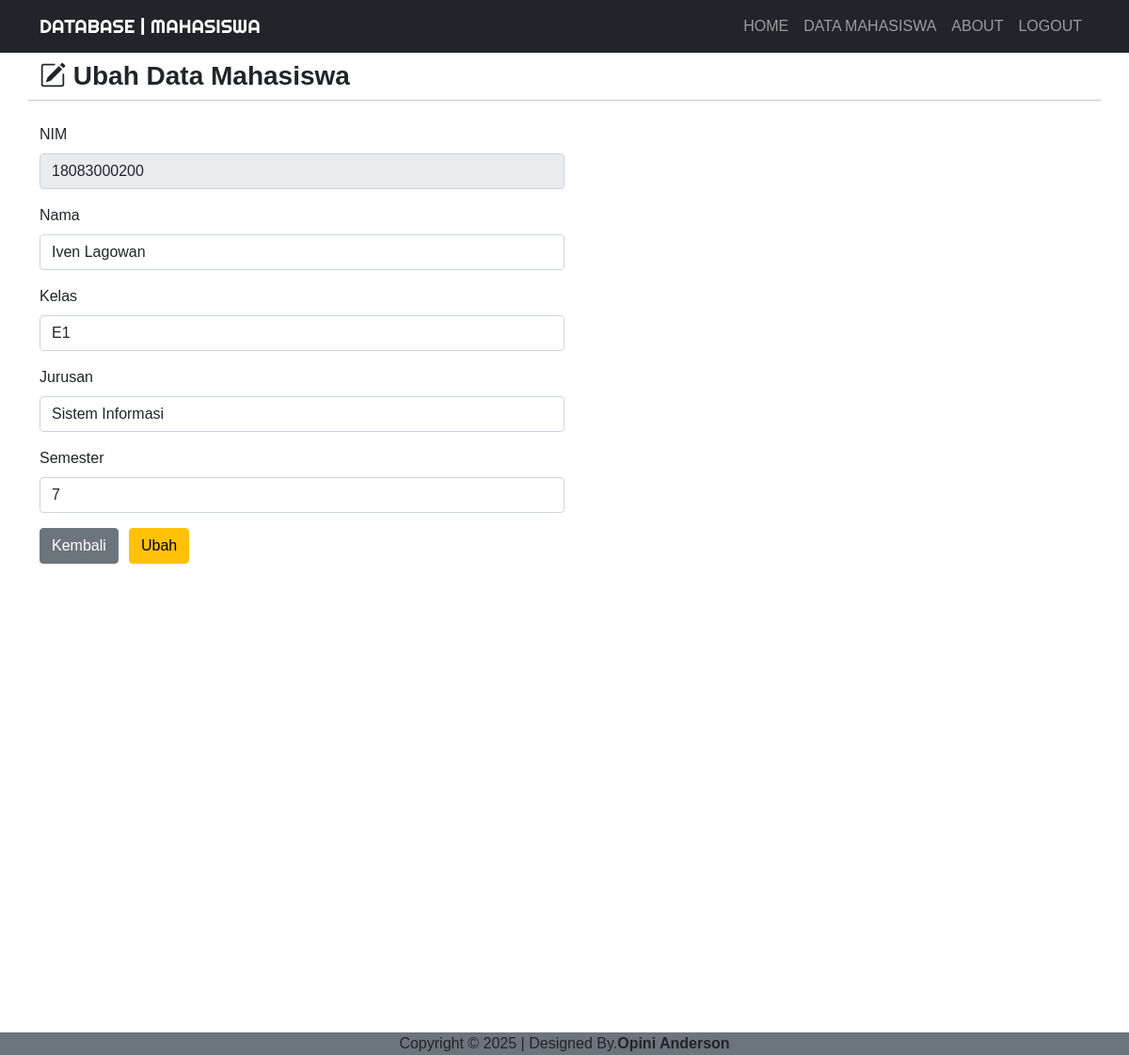
Page /ubah.php?nim=18083000200 (signed in) on the committed database.
### tables this page shows
CREATE TABLE `mahasiswa` (
  `id` int NOT NULL,
  `nama` varchar(50) NOT NULL,
  `nim` varchar(20) NOT NULL,
  `kelas` varchar(2) NOT NULL,
  `jurusan` varchar(50) NOT NULL,
  `semester` varchar(2) NOT NULL
);

### function.php (called while the page is built, shortened)
<?php
$koneksi = mysqli_connect("localhost", "root", "", "mahasiswadb");
function query($query)
{
    global $koneksi;
    $result = mysqli_query($koneksi, $query);
    $rows = [];
    while ($row = mysqli_fetch_assoc($result)) {
        $rows[] = $row;
    }
    return $rows;
}

### ubah.php (the view, shortened to what this page needs)
<?php
require 'function.php';
$nim = $_GET['nim'];
$siswa = query("SELECT * FROM mahasiswa WHERE nim = $nim")[0];
?>
<!DOCTYPE html>
<html lang="en">
<head>
    <link href="https://cdn.jsdelivr.net/npm/bootstrap@5.0.0-beta2/dist/css/bootstrap.min.css" rel="stylesheet">
    <link rel="stylesheet" href="https://cdn.jsdelivr.net/npm/bootstrap-icons@1.4.0/font/bootstrap-icons.css">
    <link rel="stylesheet" href="css/style.css">
</head>
<body>
    <nav class="navbar navbar-expand-lg navbar-dark bg-dark text-uppercase">
        <div class="container">
            <a class="navbar-brand" href="index.php">DATABASE | MAHASISWA</a>
            <div class="collapse navbar-collapse" id="navbarNav">
                <ul class="navbar-nav ms-auto">
                    <li class="nav-item">
                        <a class="nav-link" aria-current="page" href="home.html">Home</a>
                    </li>
                    <li class="nav-item">
                    <a class="nav-link" aria-current="page" href="index.php"
                    >Data Mahasiswa</a >
                    </li>
                    <li class="nav-item">
                        <a class="nav-link" href="about.html">About</a>
                    </li>
                    <li class="nav-item">
                        <a class="nav-link" href="logout.php">Logout</a>
                    </li>
                </ul>
            </div>
        </div>
    </nav>
    <div class="container">
        <div class="row my-2">
            <div class="col-md">
                <h3 class="fw-bold"><i class="bi bi-pencil-square"></i>&nbsp;Ubah Data Mahasiswa</h3>
            </div>
            <hr>
        </div>
        <div class="row my-2">
            <div class="col-md">
                <form action="" method="post" enctype="multipart/form-data">
                    <div class="mb-3">
                        <label for="nim" class="form-label">NIM</label>
                        <input type="number" class="form-control w-50" id="nim" value="<?= $siswa['nim']; ?>" name="nim" readonly>
                    </div>
                    <div class="mb-3">
                        <label for="nama" class="form-label">Nama</label>
                        <input type="text" class="form-control w-50" id="nama" value="<?= $siswa['nama']; ?>" name="nama" autocomplete="off" required>
                    </div>
                    <div class="mb-3">
                        <label for="kelas" class="form-label">Kelas</label>
                        <input type="text" class="form-control w-50" id="kelas" value="<?= $siswa['kelas']; ?>" name="kelas" autocomplete="off" required>
                    </div>
                    <div class="mb-3">
                        <label for="jurusan" class="form-label">Jurusan</label>
                        <input type="text" class="form-control w-50" id="jurusan" value="<?= $siswa['jurusan']; ?>" name="jurusan" autocomplete="off" required>
                    </div>
                    </div>
                    <div class="mb-3">
                        <label for="semester" class="form-label">Semester</label>
                        <input type="number" class="form-control w-50" id="semester" value="<?= $siswa['semester']; ?>" name="semester" autocomplete="off" required>
                    </div>
                    <div class="col-lg-0 col-1">
                        <a href="index.php" class="btn btn-secondary">Kembali</a>
                    </div>
                    <div class="col-lg-0 col-1">
                        <button type="submit" class="btn btn-warning" name="ubah">Ubah</button>
                    </div>
            </div>
        </div>
</body>
<footer>
    <nav class="padding">
      <div class="text-center text-default bg-secondary">
        Copyright &copy; 2025 | Designed By.<strong>Opini Anderson</strong>
      </div>
    </nav>
  </footer>
</html>

### css/style.css (style rules this page uses)
body { font-family: "Gill Sans", "Gill Sans MT", Calibri, "Trebuchet MS", sans-serif; }
.navbar-brand { font-family: "Righteous", cursive; }
.padding { padding-top: 490px; text-align: center; }

### rows in the picture
mahasiswa: nim "18083000200", nama "Iven Lagowan", kelas "E1", jurusan "Sistem Informasi", semester "7"
